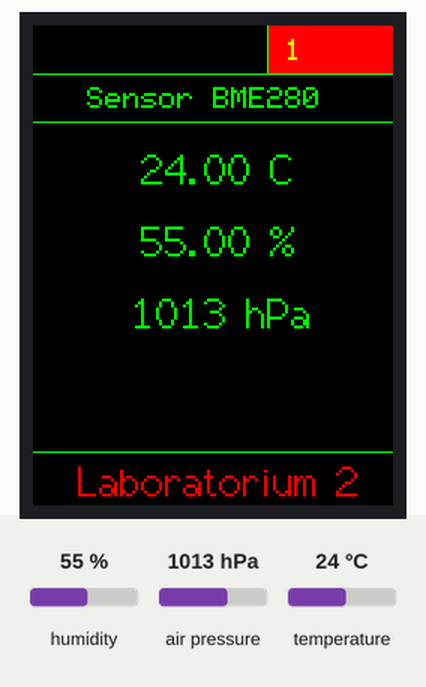
Recording of a program running on a simulated ESP32. Shown: 240×320 colour display. The test bench sets the inputs (shaded band); at power-on: humidity 55 %, air pressure 1013 hPa, temperature 24 °C. What the program prints to the serial monitor is not drawn.

Above: at 2.4 s.
2.5 s: humidity set to 22 %
At 3.7 s:
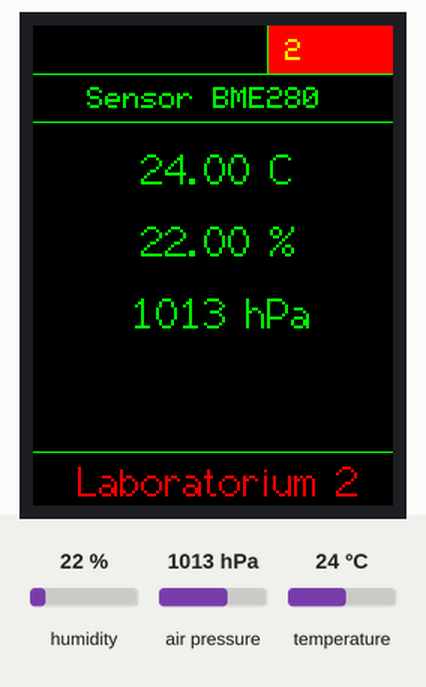
8.1 s: air pressure set to 952 hPa
At 10.1 s:
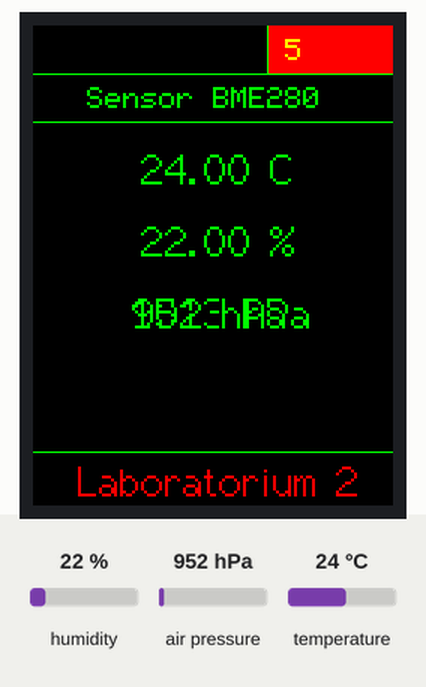
12.8 s: temperature set to 12 °C
At 14.4 s:
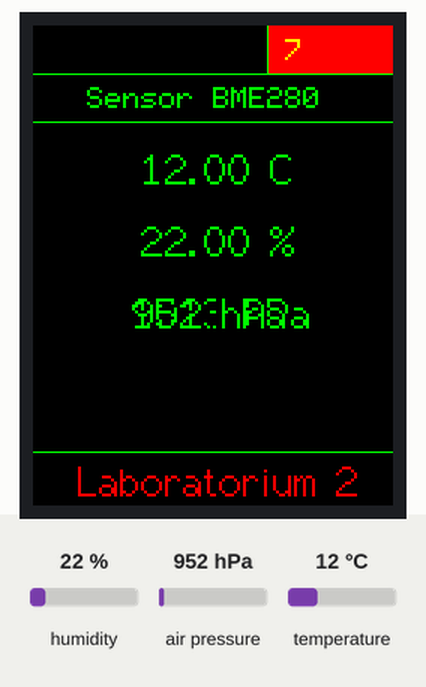
16.8 s: humidity set to 40 %
At 18.7 s:
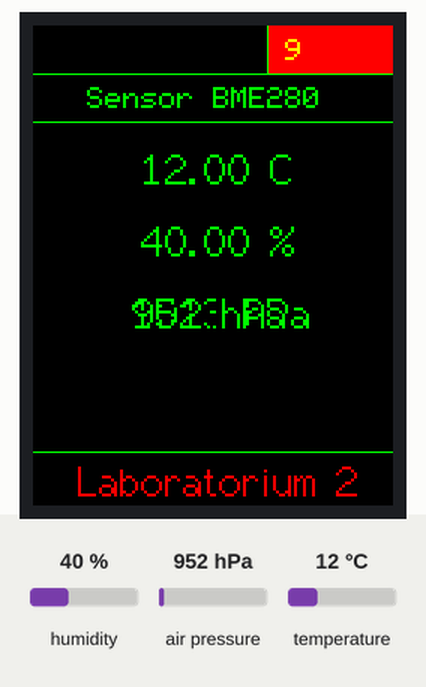
Timing chart, 0 to 20.2 s (numbered marks = the images above; inputs shaded):
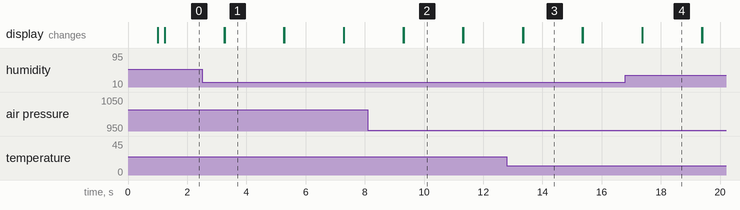

Measured:
- what the display in image 1 shows lasts 2.0 s, from 3.3 s to 5.3 s

The program:

main.cpp
```cpp
#include <Arduino.h>

// 30.07.2022
// dla nodemcu-32s
// współpraca z TFT ili9341
#include <SPI.h>
#include <TFT_eSPI.h>
TFT_eSPI tft = TFT_eSPI();
#define COLORT1 TFT_BLACK
#define COLORT2 TFT_GREEN
#define COLORT3 TFT_RED
// Invoke library, pins defined in User_Setup.h

float bmpT, bmpH;
int bmpP;
#include <Wire.h>

#include <Adafruit_BME280.h>
Adafruit_BME280 bme;

uint32_t count = 0;

void setup(void)
{
  Serial.begin(115200);
  delay(1000);
  tft.init();
  tft.setRotation(0);
  tft.fillScreen(COLORT1);
  tft.setTextSize(2);
  Serial.println();
  Serial.print("TFT Init OK");

  if (!bme.begin())
  {
    Serial.println("Could not find a valid BME280 sensor, check wiring!");
  }
  else
  {
    Serial.println("BME280 sensor OK");
    bmpT = bme.readTemperature();
    bmpH = bme.readHumidity();
    bmpP = bme.readPressure() / 100.0;
    Serial.print("Temperature : ");
    Serial.println(bmpT);
    Serial.print("Humidity = ");
    Serial.println(bmpH);
    Serial.print("Pressure = ");
    Serial.println(bmpP);
  }
}

void loop(void)
{

  count++;
  bmpT = bme.readTemperature();
  bmpH = bme.readHumidity();
  bmpP = (int)bme.readPressure() / 100.0;

  tft.drawLine(tft.width() * 0.65, 0, tft.width() * 0.65, tft.height() * 0.1, COLORT2);
  tft.fillRect(tft.width() * 0.655, 0, tft.width() * 0.35, tft.height() * 0.1, COLORT3);
  tft.setCursor(tft.width() * 0.7, tft.height() * 0.03, 1);
  tft.setTextColor(TFT_YELLOW);
  tft.print(String(count));

  tft.drawLine(0, tft.height() * 0.1, tft.width(), tft.height() * 0.1, COLORT2);
  tft.drawLine(0, tft.height() * 0.2, tft.width(), tft.height() * 0.2, COLORT2);
  tft.drawLine(0, tft.height() * 0.89, tft.width(), tft.height() * 0.89, COLORT2);

  tft.setCursor(tft.width() * 0.15, tft.height() * 0.13, 1);
  tft.setTextColor(COLORT2);
  tft.print("Sensor BME280");

  tft.setCursor(tft.width() * 0.3, tft.height() * 0.25, 2);
  tft.setTextColor(COLORT2);
  tft.print(String(bmpT) + " C");

  tft.setCursor(tft.width() * 0.3, tft.height() * 0.40, 2);
  tft.setTextColor(COLORT2);
  tft.print(String(bmpH) + " %");

  tft.setCursor(tft.width() * 0.275, tft.height() * 0.55, 2);
  tft.setTextColor(COLORT2);
  tft.print(String(bmpP) + " hPa");

  tft.setCursor(tft.width() * 0.125, tft.height() * 0.9, 2);
  tft.setTextColor(COLORT3);
  tft.print("Laboratorium 2");

  delay(2000);
  tft.setCursor(tft.width() * 0.3, tft.height() * 0.25, 2);
  tft.setTextColor(COLORT1);
  tft.print(String(bmpT) + " C");

  tft.setCursor(tft.width() * 0.3, tft.height() * 0.40, 2);
  tft.setTextColor(COLORT1);
  tft.print(String(bmpH) + " %");

  tft.setCursor(tft.width() * 0.2, tft.height() * 0.55, 2);
  tft.setTextColor(COLORT1);
  tft.print(String(bmpP) + " hPa");
}
```
